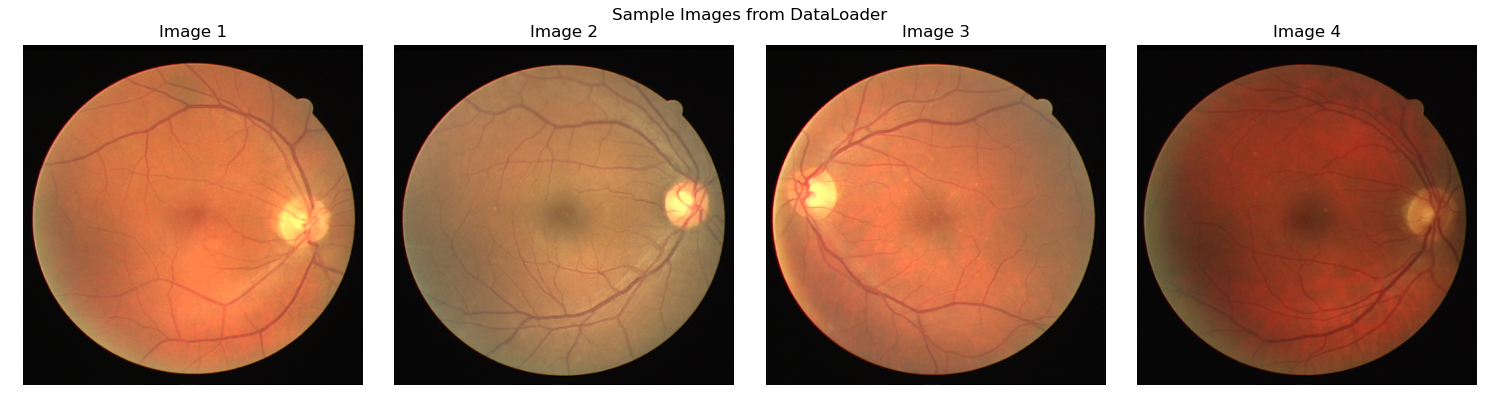
#> input picture HW2/dataloader_test.png, 1500 x 400 px
$ python -i dataset.py   (imports and definitions only)
#> lines starting #> are read from the running program, lines starting #| are printed output that depends on the picture
import numpy as np
import cv2
import imageio
import torch
from torch.utils.data import Dataset
from scipy.ndimage import gaussian_filter, map_coordinates
from skimage.morphology import skeletonize, binary_dilation, diamond


def apply_clahe(image_uint8, clip_limit=2.0, tile_grid_size=(8, 8)):
    """CLAHE on the L channel of LAB; keeps RGB output."""
#> called with clip_limit = 2, tile_grid_size = (8, 8)
    lab = cv2.cvtColor(image_uint8, cv2.COLOR_RGB2LAB)
#> lab: shape (400, 1500, 3); mean of channels 0, 1, 2 128.1, 141.2, 146
    clahe = cv2.createCLAHE(clipLimit=clip_limit, tileGridSize=tile_grid_size)
    lab[:, :, 0] = clahe.apply(lab[:, :, 0])
#> lab: shape (400, 1500, 3); mean of channels 0, 1, 2 130.3, 141.2, 146
    return cv2.cvtColor(lab, cv2.COLOR_LAB2RGB)
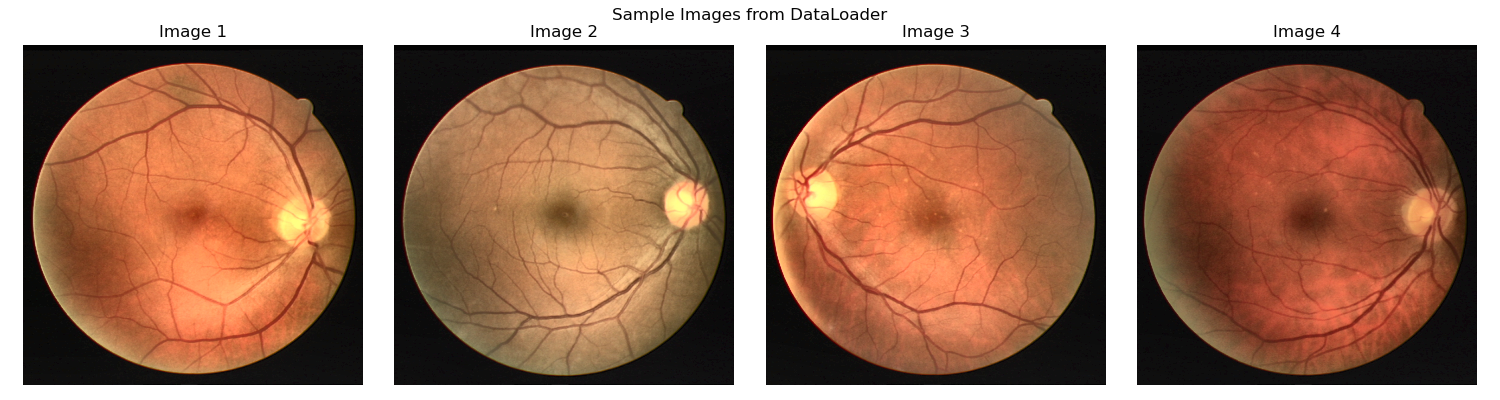
#> returned value: shape (400, 1500, 3); mean R, G, B 155, 117, 96.4


# [16 lines left out: function elastic_transform, not called in this run]


class DriveDataset(Dataset):
    # [105 lines left out: functions __init__, __len__, __getitem__, not called in this run]

>>> import cv2
>>> picture = cv2.cvtColor(cv2.imread('../dataloader_test.png'), cv2.COLOR_BGR2RGB)
>>> result = apply_clahe(picture)
